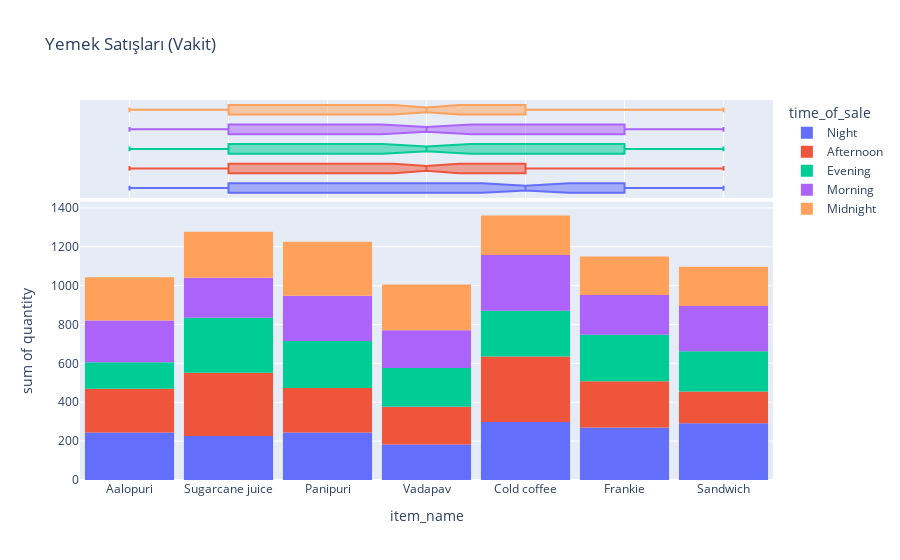

Notebook code for this chart:
### Markdown cell above
Satışlarımızı vakit'e göre inceleyelim;

### Code cell
import plotly.express as px

fig = px.histogram(df, x="item_name", y="quantity", marginal="box", title="Yemek Satışları (Vakit)", color="time_of_sale")
fig.update_layout(bargap=0.1)
fig.show()

### Figure 1 — Plotly figure (JSON) as saved in the notebook; plotly's stock layout.template omitted (floating-point values rounded to 4 significant figures; data arrays with more than 128 entries replaced by an {"elided": "..."} marker saying what was removed)
{"data": [{"alignmentgroup": "True", "bingroup": "x", "histfunc": "sum", "hovertemplate": "time_of_sale=Night<br>item_name=%{x}<br>sum of quantity=%{y}<extra></extra>", "legendgroup": "Night", "marker": {"color": "#636efa", "pattern": {"shape": ""}}, "name": "Night", "offsetgroup": "Night", "orientation": "v", "showlegend": true, "type": "histogram", "x": {"elided": "205 str values"}, "xaxis": "x", "y": {"elided": "205 int values"}, "yaxis": "y"}, {"alignmentgroup": "True", "hovertemplate": "time_of_sale=Night<br>item_name=%{x}<extra></extra>", "legendgroup": "Night", "marker": {"color": "#636efa"}, "name": "Night", "notched": true, "offsetgroup": "Night", "showlegend": false, "type": "box", "x": {"elided": "205 str values"}, "xaxis": "x2", "yaxis": "y2"}, {"alignmentgroup": "True", "bingroup": "x", "histfunc": "sum", "hovertemplate": "time_of_sale=Afternoon<br>item_name=%{x}<br>sum of quantity=%{y}<extra></extra>", "legendgroup": "Afternoon", "marker": {"color": "#EF553B", "pattern": {"shape": ""}}, "name": "Afternoon", "offsetgroup": "Afternoon", "orientation": "v", "showlegend": true, "type": "histogram", "x": {"elided": "205 str values"}, "xaxis": "x", "y": {"elided": "205 int values"}, "yaxis": "y"}, {"alignmentgroup": "True", "hovertemplate": "time_of_sale=Afternoon<br>item_name=%{x}<extra></extra>", "legendgroup": "Afternoon", "marker": {"color": "#EF553B"}, "name": "Afternoon", "notched": true, "offsetgroup": "Afternoon", "showlegend": false, "type": "box", "x": {"elided": "205 str values"}, "xaxis": "x2", "yaxis": "y2"}, {"alignmentgroup": "True", "bingroup": "x", "histfunc": "sum", "hovertemplate": "time_of_sale=Evening<br>item_name=%{x}<br>sum of quantity=%{y}<extra></extra>", "legendgroup": "Evening", "marker": {"color": "#00cc96", "pattern": {"shape": ""}}, "name": "Evening", "offsetgroup": "Evening", "orientation": "v", "showlegend": true, "type": "histogram", "x": {"elided": "201 str values"}, "xaxis": "x", "y": {"elided": "201 int values"}, "yaxis": "y"}, {"alignmentgroup": "True", "hovertemplate": "time_of_sale=Evening<br>item_name=%{x}<extra></extra>", "legendgroup": "Evening", "marker": {"color": "#00cc96"}, "name": "Evening", "notched": true, "offsetgroup": "Evening", "showlegend": false, "type": "box", "x": {"elided": "201 str values"}, "xaxis": "x2", "yaxis": "y2"}, {"alignmentgroup": "True", "bingroup": "x", "histfunc": "sum", "hovertemplate": "time_of_sale=Morning<br>item_name=%{x}<br>sum of quantity=%{y}<extra></extra>", "legendgroup": "Morning", "marker": {"color": "#ab63fa", "pattern": {"shape": ""}}, "name": "Morning", "offsetgroup": "Morning", "orientation": "v", "showlegend": true, "type": "histogram", "x": {"elided": "190 str values"}, "xaxis": "x", "y": {"elided": "190 int values"}, "yaxis": "y"}, {"alignmentgroup": "True", "hovertemplate": "time_of_sale=Morning<br>item_name=%{x}<extra></extra>", "legendgroup": "Morning", "marker": {"color": "#ab63fa"}, "name": "Morning", "notched": true, "offsetgroup": "Morning", "showlegend": false, "type": "box", "x": {"elided": "190 str values"}, "xaxis": "x2", "yaxis": "y2"}, {"alignmentgroup": "True", "bingroup": "x", "histfunc": "sum", "hovertemplate": "time_of_sale=Midnight<br>item_name=%{x}<br>sum of quantity=%{y}<extra></extra>", "legendgroup": "Midnight", "marker": {"color": "#FFA15A", "pattern": {"shape": ""}}, "name": "Midnight", "offsetgroup": "Midnight", "orientation": "v", "showlegend": true, "type": "histogram", "x": {"elided": "199 str values"}, "xaxis": "x", "y": {"elided": "199 int values"}, "yaxis": "y"}, {"alignmentgroup": "True", "hovertemplate": "time_of_sale=Midnight<br>item_name=%{x}<extra></extra>", "legendgroup": "Midnight", "marker": {"color": "#FFA15A"}, "name": "Midnight", "notched": true, "offsetgroup": "Midnight", "showlegend": false, "type": "box", "x": {"elided": "199 str values"}, "xaxis": "x2", "yaxis": "y2"}], "layout": {"bargap": 0.1, "barmode": "relative", "legend": {"title": {"text": "time_of_sale"}, "tracegroupgap": 0}, "title": {"text": "Yemek Satışları (Vakit)"}, "xaxis": {"anchor": "y", "domain": [0, 1], "title": {"text": "item_name"}}, "xaxis2": {"anchor": "y2", "domain": [0, 1], "matches": "x", "showgrid": true, "showticklabels": false}, "yaxis": {"anchor": "x", "domain": [0, 0.7326], "title": {"text": "sum of quantity"}}, "yaxis2": {"anchor": "x2", "domain": [0.7426, 1], "matches": "y2", "showgrid": false, "showline": false, "showticklabels": false, "ticks": ""}}}
